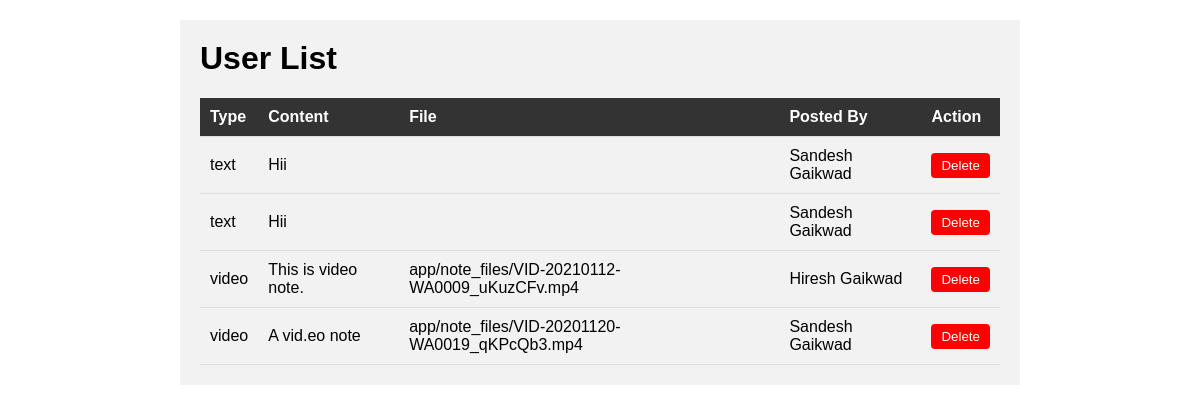
/notelist/, run on the app's committed database.
### app/models.py (models this page shows, shortened)
class Note(models.Model):
    NOTE_TYPES = [
        ('text', 'Text'),
        ('audio', 'Audio'),
        ('video', 'Video'),
    ]
    type = models.CharField(max_length=10, choices=NOTE_TYPES)
    content = models.TextField()
    name = models.CharField(max_length=100)
    note_file = models.FileField(upload_to='app/note_files', null=True, blank=True)

### app/views.py (the view)
# urls.py: path('notelist/',views.NoteList,name='notelist'),
def NoteList(request):
    note = Note.objects.all()
    return render(request, 'admin/noteinfo.html', {'note': note})

### app/templates/admin/noteinfo.html (shortened to what this page needs)
<!DOCTYPE html>
<html>
<head>
</head>
<body>
    <div class="container">
        <h1>User List</h1>
        <table>
            <thead>
                <tr>
                    <th>Type</th>
                    <th>Content</th>
                    <th>File</th>
                    <th>Posted By</th>
                    <th>Action</th>
                </tr>
            </thead>
            <tbody>
                {% for i in note %}
                <tr>
                    <td>{{ i.type }}</td>
                    <td>{{ i.content }}</td>
                    <td>{{ i.note_file }}</td>
                    <td>{{ i.name }}</td>
                    <form action="{% url 'notedelete' i.id %}" method="post">
                    <td><button class="delete-button">Delete</button></td>
                    </form>
                </tr>
                {% endfor %}
            </tbody>
        </table>
    </div>
</body>
</html>

### app/templates/admin/noteinfo.html (style rules this page uses)
body { font-family: Arial, sans-serif; margin: 0; padding: 0; }
.container { max-width: 800px; margin: 20px auto; padding: 20px; background-color: #f2f2f2; }
h1 { margin-top: 0; }
table { width: 100%; border-collapse: collapse; }
th, td { padding: 10px; text-align: left; border-bottom: 1px solid #ddd; }
th { background-color: #333; color: #fff; }
tr:nth-child(even) { background-color: #f2f2f2; }
.delete-button { background-color: #ff0000; color: #fff; border: none; padding: 5px 10px; border-radius: 4px; cursor: pointer; }

### data on the page
Note: type "text", content "Hii", name "Sandesh Gaikwad"
Note: type "text", content "Hii", name "Sandesh Gaikwad"
Note: type "video", content "This is video note.", note_file "app/note_files/VID-20210112-WA0009_uKuzCFv.mp4", name "Hiresh Gaikwad"
Note: type "video", content "A vid.eo note", note_file "app/note_files/VID-20201120-WA0019_qKPcQb3.mp4", name "Sandesh Gaikwad"
